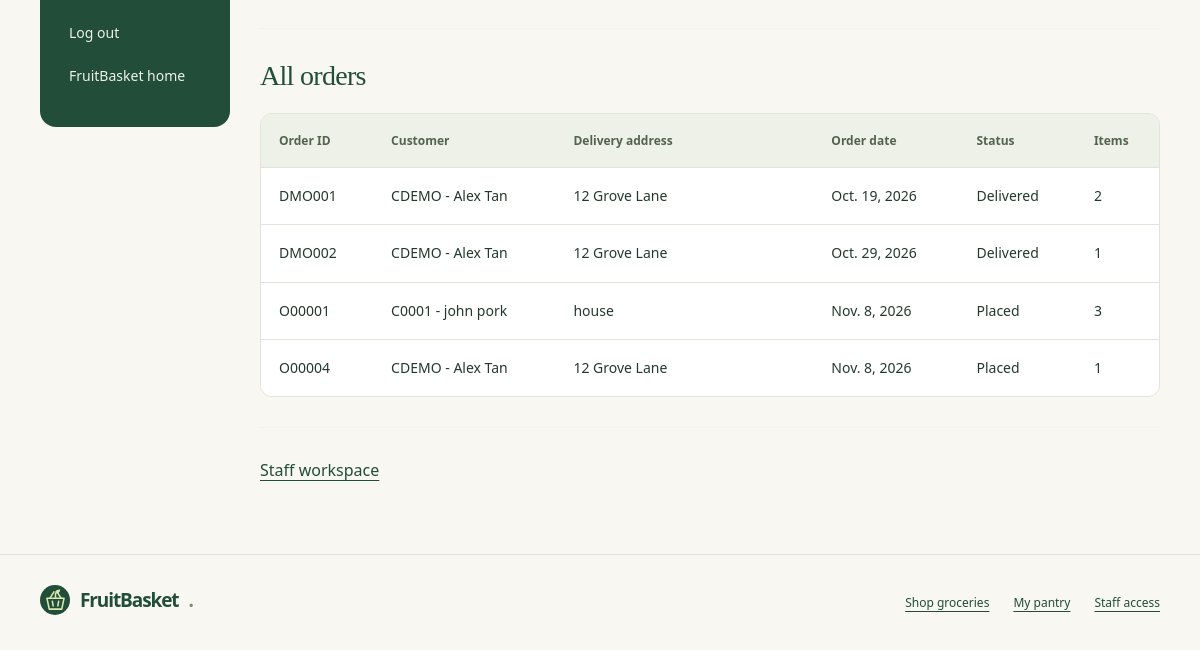
The app's page /adminpanel/order_new (signed in, lower part), older data.
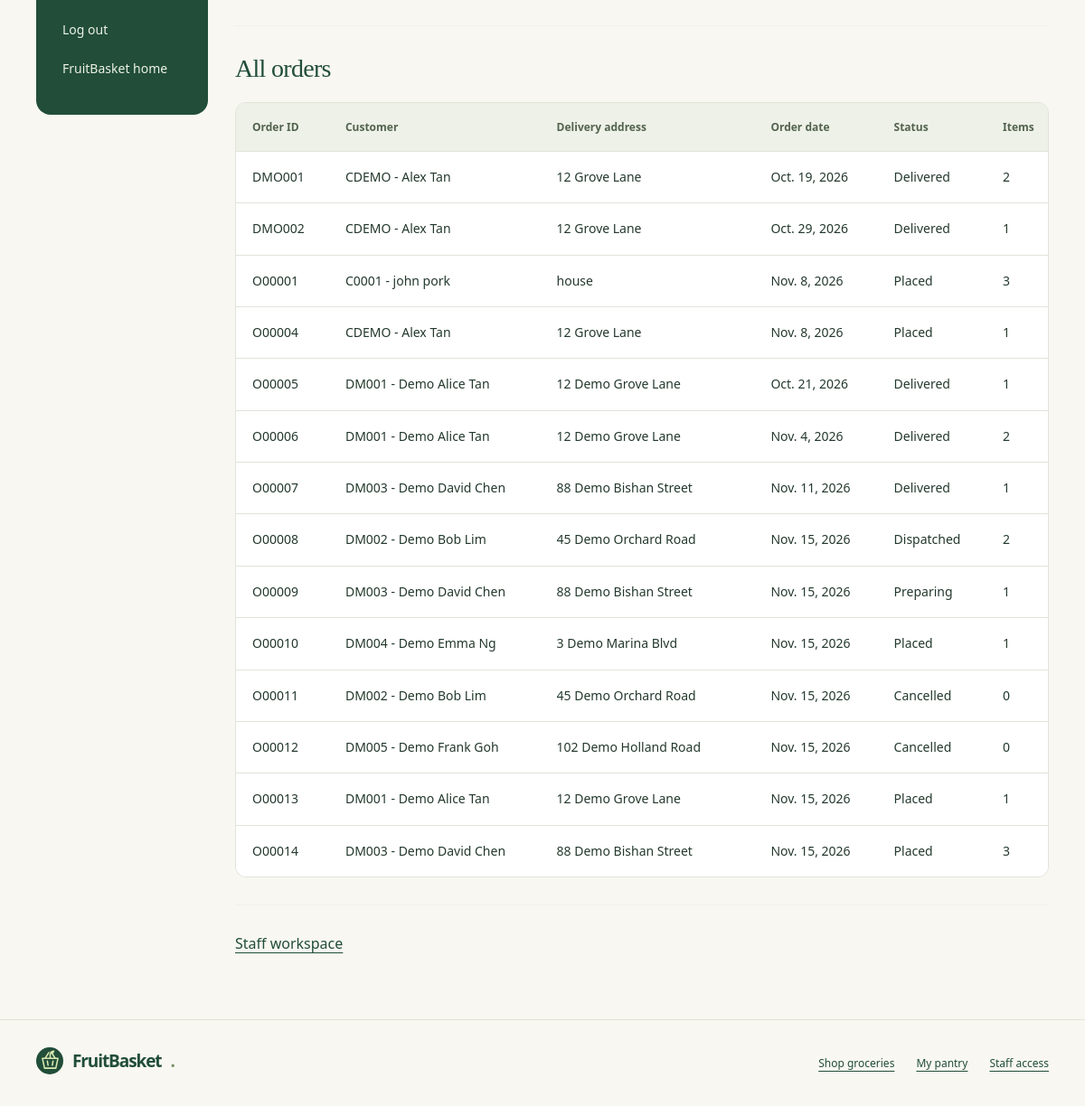
The same page, newer data.
### adminpanel/models.py (models this page shows, shortened)
class Orders(models.Model):
    STATUS = [
        ('placed', 'Placed'),
        ('preparing', 'Preparing'),
        ('dispatched', 'Dispatched'),
        ('delivered', 'Delivered'),
        ('cancelled', 'Cancelled')
    ]
    PAYMENT = [
        ('paid', 'Paid (simulated)'),
        ('refunded', 'Refunded (simulated)')
    ]
    Oid = models.CharField(max_length=6, primary_key=True)
    Odate = models.DateField()
    Oaddress = models.CharField(max_length=255)
    Ostatus = models.CharField(max_length=10, choices=STATUS, default='placed')
    Odispatched = models.DateTimeField(null=True, blank=True, editable=False)
    Odelivered = models.DateTimeField(null=True, blank=True, editable=False)
    Opayment = models.CharField(max_length=10, choices=PAYMENT, default='paid', verbose_name='Simulated payment')
    Ocustomer = models.ForeignKey(Customer, on_delete=models.RESTRICT, related_name='customer_orders')

class Customer(models.Model):
    Cid = models.CharField(max_length=5, primary_key=True)
    Cname = models.CharField(max_length=255)
    Caddress = models.CharField(max_length=255)
    Chouseholdsize = models.IntegerField()
    Cmealsperweek = models.IntegerField()
    Cuser = models.OneToOneField(User, on_delete=models.CASCADE, related_name='customer')
    class Meta:
        constraints = [
            models.CheckConstraint(
                check=models.Q(Chouseholdsize__gte=1),
                name='Chouseholdsize_at_least_one'
            ),
            models.CheckConstraint(
                check=models.Q(Cmealsperweek__gte=0),
                name='Cmealsperweek_not_negative'
            )
        ]
    def __str__(self):
        return f'{self.Cid} - {self.Cname}'

### adminpanel/views.py (the view, shortened to what this page needs)
# urls.py: path('order_new', views.OrderView.as_view(), name='order_new'),
class OrderView(View):
    form_class = OrderForm
    template_name = 'adminpanel/order_new.html'
    def dispatch(self, request, *args, **kwargs):
        if not _staff_order_access(request):
            return redirect('adminpanel_login')
        return super().dispatch(request, *args, **kwargs)
    def get(self, request, *args, **kwargs):
        pk = kwargs.get('pk') # returns None if not provided
        form = None
        action = 'create'
        status_type = None
        status_message = None
        if pk is not None:
            try:
                order = Orders.objects.get(pk=pk)
                form = self.form_class(instance=order)
                action = 'update'
            except Orders.DoesNotExist:
                form = self.form_class()
                status_type = 'error'
                status_message = 'Order not found.'
        else:
            form = self.form_class()
        rendered_form = form.render('adminpanel/form_template.html')
        orders = Orders.objects.annotate(items=Count('order_items'))
        context = {
            'order_id': form.instance.pk or '', 'form': rendered_form,
            'action': action,
            'orders': orders,
            'status_type': status_type,
            'status_message': status_message,
        }
        return render(request, self.template_name, context)

### adminpanel/views.py (called while the page is built)
def _staff_order_access(request):
    return request.user.is_authenticated and request.user.is_active and request.user.is_staff

### adminpanel/templates/adminpanel/order_new.html (shortened to what this page needs)
{% extends 'adminpanel/adminpanel_base.html' %}
{% load static %}
{% block content %}
    <hr />
    <div class="fb-staff-section">
        <h2 class="fb-records-heading">All orders</h2>
        <div class="fb-table-wrap fb-records-table" role="region" aria-label="Staff data table" tabindex="0">
            <table>
                <thead>
                    <tr>
                        <th scope="col">Order ID</th>
                        <th scope="col">Customer</th>
                        <th scope="col">Delivery address</th>
                        <th scope="col">Order date</th>
                        <th scope="col">Status</th>
                        <th>Items</th>
                    </tr>
                </thead>
                <tbody>
                    {% for order in orders %}
                    <tr>
                        <td>{{ order.Oid }}</td>
                        <td>{{ order.Ocustomer }}</td>
                        <td><pre>{{ order.Oaddress }}</pre></td>
                        <td>{{ order.Odate }}</td>
                        <td>{{ order.get_Ostatus_display }}</td>
                        <td>{{ order.items }}</td>
                    </tr>
                    {% empty %}
                    <tr>
                        <td colspan="7" style="text-align: center;">No orders found.</td>
                    </tr>
                    {% endfor %}
                </tbody>
            </table>
        </div>
    </div>
    <hr>
    <div class="fb-staff-section">
        <a href="/adminpanel">Staff workspace</a>
    </div>
{% endblock %}

Row changes from the older to the newer data that the page shows:
added Orders: Oid "O00005", Ocustomer "DM001 - Demo Alice Tan", Oaddress "12 Demo Grove Lane", Odate "Oct. 21, 2026", Ostatus "Delivered", items "1"
added Orders: Oid "O00006", Ocustomer "DM001 - Demo Alice Tan", Oaddress "12 Demo Grove Lane", Odate "Nov. 4, 2026", Ostatus "Delivered", items "2"
added Orders: Oid "O00007", Ocustomer "DM003 - Demo David Chen", Oaddress "88 Demo Bishan Street", Odate "Nov. 11, 2026", Ostatus "Delivered", items "1"
added Orders: Oid "O00008", Ocustomer "DM002 - Demo Bob Lim", Oaddress "45 Demo Orchard Road", Odate "Nov. 15, 2026", Ostatus "Dispatched", items "2"
added Orders: Oid "O00009", Ocustomer "DM003 - Demo David Chen", Oaddress "88 Demo Bishan Street", Odate "Nov. 15, 2026", Ostatus "Preparing", items "1"
added Orders: Oid "O00010", Ocustomer "DM004 - Demo Emma Ng", Oaddress "3 Demo Marina Blvd", Odate "Nov. 15, 2026", Ostatus "Placed", items "1"
added Orders: Oid "O00011", Ocustomer "DM002 - Demo Bob Lim", Oaddress "45 Demo Orchard Road", Odate "Nov. 15, 2026", Ostatus "Cancelled", items "0"
added Orders: Oid "O00012", Ocustomer "DM005 - Demo Frank Goh", Oaddress "102 Demo Holland Road", Odate "Nov. 15, 2026", Ostatus "Cancelled", items "0"
added Orders: Oid "O00013", Ocustomer "DM001 - Demo Alice Tan", Oaddress "12 Demo Grove Lane", Odate "Nov. 15, 2026", Ostatus "Placed", items "1"
added Orders: Oid "O00014", Ocustomer "DM003 - Demo David Chen", Oaddress "88 Demo Bishan Street", Odate "Nov. 15, 2026", Ostatus "Placed", items "3"
